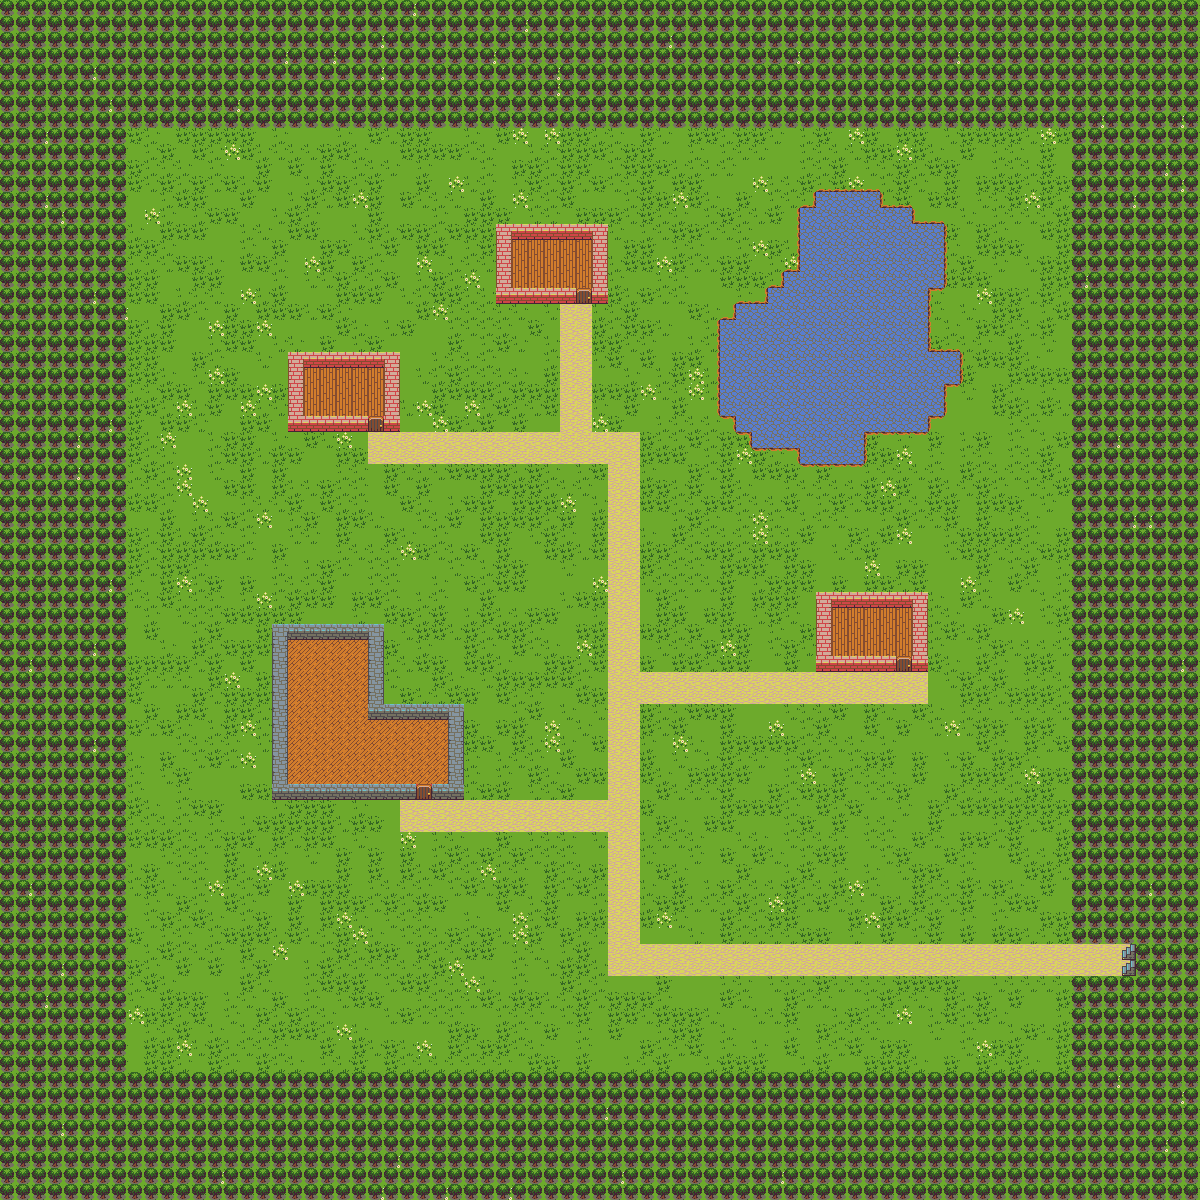

This game map was drawn from its Tiled (.tmx) file and the tilesets committed beside it. A one-line description and the trimmed map source follow:
An orthogonal 75x75 tile map with 16x16 px tiles, 2 tile layers (ground, objects) and 1 object (teleport).

<map version="1.2" tiledversion="1.2.1" orientation="orthogonal" renderorder="right-down" width="75" height="75" tilewidth="16" tileheight="16" infinite="0" nextlayerid="7" nextobjectid="4">
 <tileset firstgid="1" source="tileset.tsx" />
 <layer id="3" name="ground" width="75" height="75">
  <data>[5625 cells, 5625 non-empty, 9 distinct tile ids]</data>
 </layer>
 <layer id="4" name="objects" width="75" height="75">
  <data>[5625 cells, 2291 non-empty, 19 distinct tile ids]</data>
 </layer>
 <objectgroup id="6" name="teleports">
  <object id="3" type="teleport" x="1120" y="944" width="16" height="32">
   <properties>
    <property name="target_pos_x" type="int" value="48" />
    <property name="target_pos_y" type="int" value="144" />
    <property name="target_scene_name" value="meadow_scene" />
   </properties>
  </object>
 </objectgroup>
</map>
